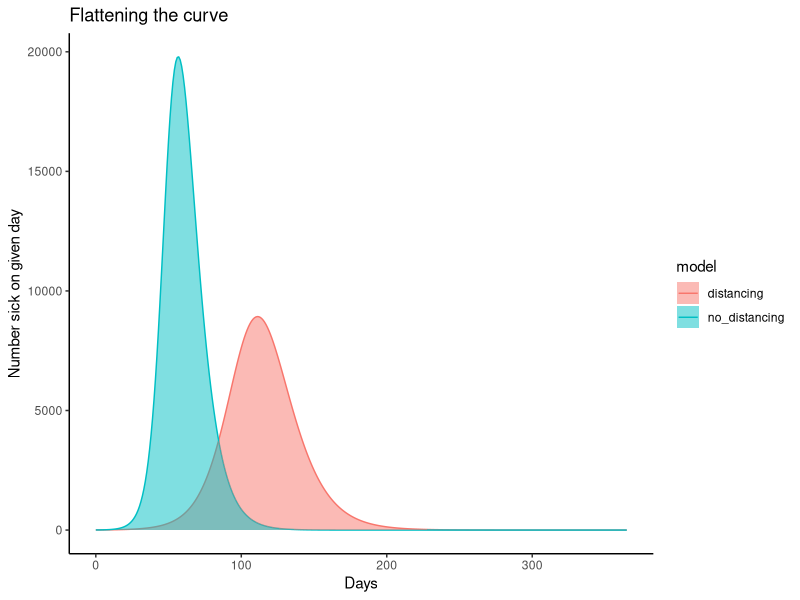

This figure's R source:
# Toy Model of Social Distancing and Flattening the Curve

# DISCLAIMER:  This is a **TOY** model.  It is a very simple model inspired by recent events, but 
# not meant in any way to reflect paramters associated with these events, as such parameters are 
# still being investigated by epidemiologists.
# Thus, the purposes of this code are ONLY to: 
    #   (1) show how a simple model can illustrate "flattening the curve" via social distancing
    #   (2) show how to use the ode() solver in R for a basic epidemiological model

# This code is provided with absolutely NO warranty of any kind.  No fitness of this code
# for any applied use is claimed or intended.  In other words, don't use this code to make  
# claims about real life.  


####################################################################################################

# The model is an SIIR model: Individuals that are susceptible to infection can become infected
# by coming into contact with individuals in either the "incubating and symptom free" (henceforth, "incubating")
# class or the "infectious and sick with symptoms" (henceforth, "sick") class.  
# Individuals transition from the incubating class to the sick class, and from the sick class to the 
# recovered class.  There is no death in this model.  There are no births, immigration, or emigration.
# Transmission is by mass action.
# The model has 6 parameters:
  # beta1 = transmission rate constant between susceptible and incubating; has units of 1/(days * persons)
  # beta2 = transmission rate between susceptible and sick; has units of 1/(days * persons)
  # reduce1 = potential reduction in transmission (0 = complete reduction, 1 = none) due to social distancing of susceptible and incubating; unitless (proportion between 0 and 1)
  # reduce2 = potential reduction in transmission (0 = complete reduction, 1 = none) due to social distancing of susceptible and sick; unitless (proportion between 0 and 1)
  # sickenRate = rate at which incubating transition to sick; has units of 1/days
  # recoveryRate = rate at which sick transition to recovered; has units of 1/days

#############################################################################
##   FUNCTIONS DEFINED FOR LATER USE
#############################################################################

# function expressing the ODE model
siirModel <- function(t, y, parms) {
  # 4-D system, y[1] is susceptible, y[2] incubating and infectious, 
  # y[3] sick and infectious, y[4] recovered
  
  # the ODEs:
  # losses only from Susceptible, y[1], from infection by two infectious classes
  dy1dt <- -(parms$beta1 * parms$reduce1 * y[1] * y[2]) - (parms$beta2 * parms$reduce2 * y[1] * y[3]) 
  # gains from susceptible, losses from becoming sick
  dy2dt <- (parms$beta1 * parms$reduce1 * y[1] * y[2]) + (parms$beta2 * parms$reduce2 * y[1] * y[3]) - (parms$sickenRate * y[2])
  # gains from those that sicken
  dy3dt <- (parms$sickenRate * y[2]) - (parms$recoveryRate * y[3])
  dy4dt <- (parms$recoveryRate * y[3])
  
  
  # the function must return a list
  # return( list( susceptible = dy1dt, incubating = dy2dt, sick = dy3dt, recovered = dy4dt ) )
  return( list( c( dy1dt, dy2dt, dy3dt, dy4dt ) ) )
}

# convenient way to create list of default parameters
defaultParameters <- function() {
  beta1 <- 0.000003 # mass action constant
  beta2 <- beta1
  reduce1 <- 1 # no reduction
  reduce2 <- 0.5 # obviously sick reduce infectious through behavior
  sickenRate <- 1/5 # five days average incubating before sick
  recoveryRate <- 1/7 # seven days average obviously sick and potentially infectious
  
  parameters <- list( beta1 = beta1,
                      beta2 = beta2, 
                      reduce1 = reduce1,
                      reduce2 = reduce2,
                      sickenRate = sickenRate,
                      recoveryRate = recoveryRate )
  
  return( parameters )
}


# some potentially useful prints
printReport <- function(solution, context){
  
  recoveredCol <- 5
  sickCol <- 4
  
  cat(paste("\nOverall percentage that got sick with ", 
            context, 
            " = ", 
            round(100 * solution[nrow(solution), recoveredCol] / nTotal, digits = 1), 
            "%\n", 
            sep = "" ))
  
  maxSymptoms <- (max(solution[, sickCol]))
  
  dayMax <- which((solution[, sickCol]) == maxSymptoms)
  
  cat(paste("\nmax num with symptoms in one day with ",
            context,
            " = ", 
            round(max(solution[, sickCol])), 
            " on day ", 
            dayMax, 
            "\n", 
            sep = "" ))
  
}

#############################################################################
##   ESTABLISH INITIAL CONDITIONS
#############################################################################
# initial conditions:
nTotal <- 100000 # suppose a city of 100000
initIncubating <- 5 # 5 initially infectious people incubating
initSick <- 5 # number with symptoms
initRecovered <- 0
n0 <- c( (nTotal - (initIncubating + initSick + initRecovered)), initIncubating, initSick, initRecovered )

totalTime <- 365 # days
timeIncrement <- 1 # one day at a time
times <- seq(from = 0, to = totalTime, by = timeIncrement)

# package needed:
require("deSolve")

#############################################################################
##   BASE CASE: NO SOCIAL DISTANCING
#############################################################################
parameters <- defaultParameters()
parameters$reduce1 <- 1 # no social distancing
# call the solver:
NoDistancing <- ode(y = n0, times = times, func = siirModel, parms = parameters)
# note about results in NoDistancing object: column 1 = time, column 2 = susceptible, 
# column 3 = incubating, column 4 = sick, column 5 = recovered

#############################################################################
##   SOCIAL DISTANCING
#############################################################################
parameters <- defaultParameters()
parameters$reduce1 <- 0.5 # 50% effective social distancing
Distancing <- ode(y = n0, times = times, func = siirModel, parms = parameters)
# note about results in Distancing object: column 1 = time, column 2 = susceptible, 
# column 3 = incubating, column 4 = sick, column 5 = recovered


#############################################################################
##   EXAMINING RESULTS
#############################################################################
printReport( NoDistancing, "no distancing" ); printReport( Distancing, "distancing")


# Get data in shape for a nice ggplot:
plotResults <- data.frame( time = NoDistancing[,1], 
                           no_distancing = NoDistancing[,4], 
                           distancing = Distancing[,4])
require("tidyr")
myData <- gather( plotResults, no_distancing, distancing, key = "model", value = "num.sick")

# make a plot:
require("ggplot2")
ggplot( myData, aes( x = time, y = num.sick ) ) + 
  geom_line( aes( col = model )) + 
  geom_polygon( aes( fill = model ), alpha = 0.5 ) +
  labs( x = "Days", y = "Number sick on given day", title = "Flattening the curve") + 
  theme_classic()
